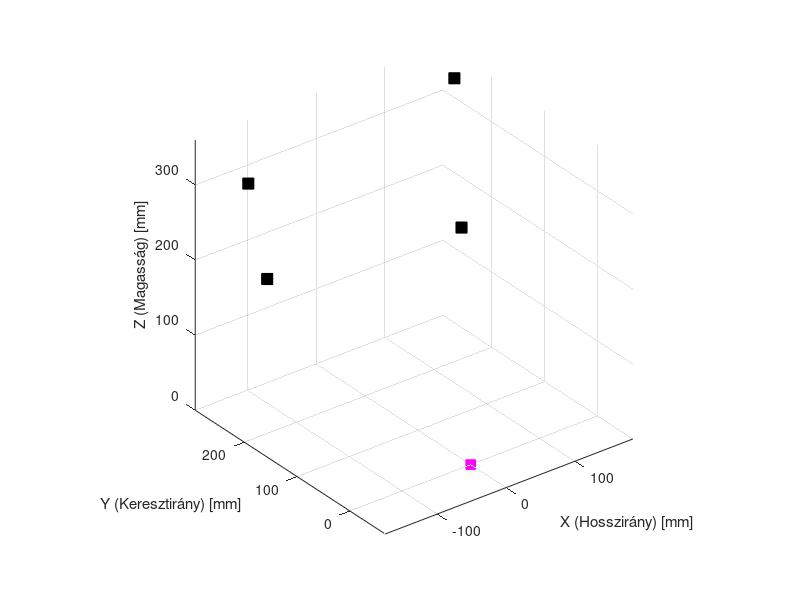

Recreate this plot in MATLAB. (Note: this script raises an error after producing the figure.)

function base_program_doubleAArm_front_left_configurable_v3()
    clc; clear; close all;

    % =========================================================================
    % 0. SZIMULÁCIÓS MÓD KIVÁLASZTÁSA
    % =========================================================================
    % 'travel'   -> Rugóút sweep (-30mm-től +30mm-ig), kormányközép rögzítve
    % 'steering' -> Kormányzás sweep (fogasléc Y mozgás), kerékmagasság rögzítve
    % =========================================================================
    sim_mode = 'travel'; 

    % =========================================================================
    % 1. PONTOK DEFINIÁLÁSA (Eredeti koordináták)
    % =========================================================================
    wheel_radius = 193; % Első kerék sugár (mm)
    
    points = struct('name', {}, 'pos', {}, 'fixed', {});

    % Fix vázoldali pontok (Chassis)
    points(1).name  = 'Front left upper arm fore';    points(1).pos = [148.070, 224.000, 360.000];  points(1).fixed = true;
    points(2).name  = 'Front left upper arm aft';     points(2).pos = [-151.596, 224.000, 325.000];  points(2).fixed = true;
    
    % Mozgó csonkállvány oldali pontok (Upright) - Felső Gömbfej
    points(3).name  = 'Front left upper arm upright'; points(3).pos = [-15.000, 555.000, 275.000];  points(3).fixed = false;
    
    % Fix vázoldali pontok (Chassis)
    points(4).name  = 'Front left lower arm fore';    points(4).pos = [160.000, 226.000, 156.000];  points(4).fixed = true;
    points(5).name  = 'Front left lower arm aft';     points(5).pos = [-122.598, 226.000, 186.806];  points(5).fixed = true;
    
    % Mozgó csonkállvány oldali pontok (Upright) - Alsó Gömbfej
    points(6).name  = 'Front left lower arm upright'; points(6).pos = [0.000, 586.760, 105.000];  points(6).fixed = false;
    
    % Kormányösszekötő pontok (Tie rod)
    points(7).name  = 'Front left tie rod chassis';   points(7).pos = [65.000, 244.000, 164.000];  points(7).fixed = true;
    points(8).name  = 'Front left tie rod upright';   points(8).pos = [76.000, 564.000, 150.000];  points(8).fixed = false;
    
    % Kerékközép (Wheel Center)
    points(9).name  = 'Front left wheel center';      points(9).pos = [0.000, 1220/2, 193.000];  points(9).fixed = false;

    points_orig = points;
    free_indices = [3, 6, 8, 9]; % Szabadon mozgó pontok indexei
    Z_ground_static = points_orig(9).pos(3) - wheel_radius; 

    Wheelbase = 1540; % Tengelytáv (mm)
    CG_height = 272;  % Súlypont magasság (mm)
    Brake_perc_front = -0.64; % Első fékerő arány (pl. 64%)
    Drive_perc_front = 0.0;  % Első hajtásarány (0 ha RWD, 1 ha FWD, 0.5 ha AWD)

    % =========================================================================
    % 2. KÉNYSZEREK DEFINIÁLÁSA
    % =========================================================================
    constraints = {};
    
    % Lengőkarok fizikai hossza
    constraints{end+1} = @(p) norm(p(3).pos - p(1).pos) - norm(points_orig(3).pos - points_orig(1).pos); 
    constraints{end+1} = @(p) norm(p(3).pos - p(2).pos) - norm(points_orig(3).pos - points_orig(2).pos); 
    constraints{end+1} = @(p) norm(p(6).pos - p(4).pos) - norm(points_orig(6).pos - points_orig(4).pos); 
    constraints{end+1} = @(p) norm(p(5).pos - p(4).pos) * 0; 
    constraints{end+1} = @(p) norm(p(6).pos - p(5).pos) - norm(points_orig(6).pos - points_orig(5).pos); 
    constraints{end+1} = @(p) norm(p(8).pos - p(7).pos) - norm(points_orig(8).pos - points_orig(7).pos); 

    % Csonkállvány belső merev kényszerei
    upright_pts = [3, 6, 8, 9];
    pairs = nchoosek(upright_pts, 2);
    for k = 1:size(pairs, 1)
        idx1 = pairs(k,1); idx2 = pairs(k,2);
        constraints{end+1} = @(p) norm(p(idx2).pos - p(idx1).pos) - norm(points_orig(idx2).pos - points_orig(idx1).pos);
    end

    % =========================================================================
    % 3. ÜZEMMÓD SPECIFIKUS BEÁLLÍTÁSOK
    % =========================================================================
    if strcmp(sim_mode, 'travel')
        sweep_range = -30 : 2 : 30;
        xlbl =  'Wheel Travel [mm]';
        title_suffix = ' (Wheel Travel sweep)';
    elseif strcmp(sim_mode, 'steering')
        sweep_range = -25 : 1 : 25; 
        xlbl = 'Fogasléc elmozdulás [mm]';
        title_suffix = ' (Kormányzás sweep)';
    else
        error('Hibás sim_mode!');
    end
    
    num_steps = length(sweep_range);
    zero_step = find(sweep_range == 0, 1);

    % =========================================================================
    % 4. ANIMÁCIÓS ABLAK ELŐKÉSZÍTÉSE
    % =========================================================================
    fig3d = figure('Name', ['3D Animáció' title_suffix], 'WindowState', 'maximized');
    ax3d = axes('Parent', fig3d); hold(ax3d, 'on'); grid(ax3d, 'on'); view(ax3d, 3); axis(ax3d, 'equal');
    xlabel(ax3d, 'X (Hosszirány) [mm]'); ylabel(ax3d, 'Y (Keresztirány) [mm]'); zlabel(ax3d, 'Z (Magasság) [mm]');

    % Statikus vázpontok kirajzolása
    chassis_idx = [1, 2, 4, 5];
    for cp = chassis_idx
        plot3(ax3d, points_orig(cp).pos(1), points_orig(cp).pos(2), points_orig(cp).pos(3), 'ks', 'MarkerFaceColor', 'k', 'MarkerSize', 8);
    end

    h_upper   = plot3(ax3d, [0 0 0], [0 0 0], [0 0 0], 'b-', 'LineWidth', 2.5);
    h_lower   = plot3(ax3d, [0 0 0], [0 0 0], [0 0 0], 'r-', 'LineWidth', 2.5);
    h_tierod  = plot3(ax3d, [0 0], [0 0], [0 0], 'm-', 'LineWidth', 2);
    h_rack_pt = plot3(ax3d, 0, 0, 0, 'ms', 'MarkerFaceColor', 'm', 'MarkerSize', 7);
    h_upright = plot3(ax3d, zeros(1,5), zeros(1,5), zeros(1,5), 'k-', 'LineWidth', 3);
    h_kp_line = plot3(ax3d, [0 0], [0 0], [0 0], 'c--', 'LineWidth', 1.5);
    h_wheel   = plot3(ax3d, zeros(1,21), zeros(1,21), zeros(1,21), 'g-', 'LineWidth', 3);

    % =========================================================================
    % 5. MEGOLDÓ CIKLUSOK (LSQNONLIN)
    % =========================================================================
    Results.Camber       = zeros(num_steps, 1);
    Results.Toe          = zeros(num_steps, 1);
    Results.RC_Z         = zeros(num_steps, 1);
    Results.HalfTrack    = zeros(num_steps, 1);
    Results.Caster       = zeros(num_steps, 1);
    Results.KPI          = zeros(num_steps, 1);
    Results.Scrub        = zeros(num_steps, 1);
    Results.Trail        = zeros(num_steps, 1);
    Results.LeverArm     = zeros(num_steps, 1); 
    Results.LeverArmAngle= zeros(num_steps, 1); % ÚJ: Szögtároló vektor
    Results.AntiDive     = zeros(num_steps, 1);
    Results.AntiSquat     = zeros(num_steps, 1);

    computed_positions = cell(num_steps, 1);
    options = optimoptions('lsqnonlin', 'Display', 'off', 'MaxIterations', 1000, 'FunctionTolerance', 1e-12);

    current_x = [];
    for i = free_indices, current_x = [current_x, points_orig(i).pos]; end

    % Pozitív sweep
    for step = zero_step : num_steps
        pts_base = points_orig;
        if strcmp(sim_mode, 'travel')
            target_z = points_orig(9).pos(3) + sweep_range(step);
        else
            target_z = points_orig(9).pos(3); 
            pts_base(7).pos(2) = points_orig(7).pos(2) + sweep_range(step); 
        end
        [current_x, ~] = lsqnonlin(@(x) compute_residuals(x, pts_base, constraints, free_indices, target_z), current_x, [], [], options);
        pts_step = pts_base; idx = 1;
        for i = free_indices, pts_step(i).pos = current_x(idx:idx+2); idx = idx + 3; end
        computed_positions{step} = pts_step;
    end

    % Negatív sweep
    current_x = [];
    for i = free_indices, current_x = [current_x, points_orig(i).pos]; end
    for step = zero_step-1 : -1 : 1
        pts_base = points_orig;
        if strcmp(sim_mode, 'travel')
            target_z = points_orig(9).pos(3) + sweep_range(step);
        else
            target_z = points_orig(9).pos(3);
            pts_base(7).pos(2) = points_orig(7).pos(2) + sweep_range(step); 
        end
        [current_x, ~] = lsqnonlin(@(x) compute_residuals(x, pts_base, constraints, free_indices, target_z), current_x, [], [], options);
        pts_step = pts_base; idx = 1;
        for i = free_indices, pts_step(i).pos = current_x(idx:idx+2); idx = idx + 3; end
        computed_positions{step} = pts_step;
    end

    % =========================================================================
    % 6. POST-PROCESSING ÉS ÚJ SZÖGSZÁMÍTÁS
    % =========================================================================
    A_static = zeros(3, 4);
    for ii = 1:4, A_static(:, ii) = points_orig(upright_pts(ii)).pos'; end
    muA = mean(A_static, 2); initial_normal = [0; 1; 0]; 

    for step = 1:num_steps
        pts_curr = computed_positions{step};
        WC = pts_curr(9).pos';
        
        B_curr = zeros(3, 4);
        for ii = 1:4, B_curr(:, ii) = pts_curr(upright_pts(ii)).pos'; end
        muB = mean(B_curr, 2); H = (A_static - muA) * (B_curr - muB)';
        [U, ~, V] = svd(H); R = V * U';
        if det(R) < 0, R = V * diag([1, 1, -1]) * U'; end
        unit_normal = R * initial_normal;
        
        Results.Camber(step) = -rad2deg(atan2(unit_normal(3), unit_normal(2)));
        Results.Toe(step)    = -rad2deg(atan2(unit_normal(1), unit_normal(2)));
        Results.HalfTrack(step) = WC(2) - points_orig(9).pos(2);
        
        u_kp = (pts_curr(3).pos - pts_curr(6).pos)'; u_kp = u_kp / norm(u_kp);
        if u_kp(3) < 0, u_kp = -u_kp; end 
        Results.Caster(step) = rad2deg(atan2(-u_kp(1), u_kp(3)));
        Results.KPI(step)    = rad2deg(atan2(-u_kp(2), u_kp(3)));
        
        t_ground = (Z_ground_static - pts_curr(6).pos(3)) / u_kp(3);
        P_ground = pts_curr(6).pos' + t_ground * u_kp;
        Results.Scrub(step) = WC(2) - P_ground(2);
        Results.Trail(step) = P_ground(1) - WC(1);
        
        % -----------------------------------------------------------------
        %  ÚJ GEOMETRIAI SZÁMÍTÁSOK: LEVER ARM VEKTOR ÉS JÁRMŰ SÍKJA
        % -----------------------------------------------------------------
        A_kp = pts_curr(6).pos; % Alsó KPI gömbfej
        B_kp = pts_curr(3).pos; % Felső KPI gömbfej
        P_tr = pts_curr(8).pos; % Kormányösszekötő gömbfej a csonkállványon
        
        v_line = B_kp - A_kp;   % Kingpin egyenes irányvektora
        w_vec  = P_tr - A_kp;   % Vektor az alsó pontból a kormánykar végébe
        
        % Merőleges vetítéssel megkeressük a valódi 3D-s kormánykar vektort
        proj_vec = (dot(w_vec, v_line) / dot(v_line, v_line)) * v_line;
        lever_arm_vec = w_vec - proj_vec; 
        
        % 1. Fizikai hossz (norma)
        Results.LeverArm(step) = norm(lever_arm_vec);
        
        % 2. Bezárt szög a hosszanti síkkal (X-Z sík, aminek a normálisa az Y:[0,1,0])
        % Képlet: szög = asind( Vektor_Y / Vektor_Norma )
        Results.LeverArmAngle(step) = asind(lever_arm_vec(2) / norm(lever_arm_vec));
        % -----------------------------------------------------------------

        % Roll Center
        v_u = pts_curr(2).pos - pts_curr(1).pos; t_u = dot(pts_curr(3).pos - pts_curr(1).pos, v_u) / dot(v_u, v_u); Pivot_u = pts_curr(1).pos + t_u * v_u;
        v_l = pts_curr(5).pos - pts_curr(4).pos; t_l = dot(pts_curr(6).pos - pts_curr(4).pos, v_l) / dot(v_l, v_l); Pivot_l = pts_curr(4).pos + t_l * v_l;
        Pu1 = Pivot_u(2:3); Pu2 = pts_curr(3).pos(2:3); Pl1 = Pivot_l(2:3); Pl2 = pts_curr(6).pos(2:3);
        mu_slope = (Pu2(2) - Pu1(2)) / (Pu2(1) - Pu1(1)); ml_slope = (Pl2(2) - Pl1(2)) / (Pl2(1) - Pl1(1));
        Y_ic = (Pl1(2) - Pu1(2) + mu_slope*Pu1(1) - ml_slope*Pl1(1)) / (mu_slope - ml_slope);
        m_rc = (Pu1(2) + mu_slope * (Y_ic - Pu1(1)) - Z_ground_static) / (Y_ic - WC(2));
        Results.RC_Z(step) = Z_ground_static - m_rc * WC(2);

        % Anti dive, anti squat
        % A Double A-Arm 5 db virtuális rudas modellként írható fel:
        links_chassis = [1, 2, 4, 5, 7];
        links_upright = [3, 3, 6, 6, 8];

        J_kin = zeros(5, 6);
        for i_link = 1:5
            p_chas = pts_curr(links_chassis(i_link)).pos; % 1x3 vektor
            p_up   = pts_curr(links_upright(i_link)).pos; % 1x3 vektor

            n_vec = p_up - p_chas;
            n_vec = n_vec / norm(n_vec);
            r_vec = p_up - WC'; % WC oszlopvektor (3x1), így WC' (1x3) kell

            J_kin(i_link, 1:3) = n_vec;
            J_kin(i_link, 4:6) = cross(r_vec, n_vec);
        end

        [~, ~, V_t] = svd(J_kin);
        twist_t = V_t(:, end); 
        v_travel = twist_t(1:3); 
        w_travel = twist_t(4:6);

        if abs(w_travel(2)) > 1e-6
            % SVSA Instant Center X és Z koordinátái a hosszanti síkban
            X_ic_side = WC(1) + (v_travel(3) / w_travel(2));
            Z_ic_side = WC(3) - (v_travel(1) / w_travel(2));

            % A kerék tapadási pontjától az IC-be mutató egyenes meredeksége
            tan_svsa = (Z_ic_side - Z_ground_static) / (X_ic_side - WC(1));

            % Alap kinematikai bólintás/emelkedés mutató (még szorozni kell a terheléselosztással)
            Results.AntiDive(step) = tan_svsa * (Wheelbase / CG_height) * 100;
            Results.AntiSquat(step) = tan_svsa * (Wheelbase / CG_height) * 100;
        else
            Results.AntiDive(step) = 0;
            Results.AntiSquat(step) = 0;
        end

        % Animáció frissítése
        set(h_upper, 'XData', [pts_curr(1).pos(1), pts_curr(3).pos(1), pts_curr(2).pos(1)], 'YData', [pts_curr(1).pos(2), pts_curr(3).pos(2), pts_curr(2).pos(2)], 'ZData', [pts_curr(1).pos(3), pts_curr(3).pos(3), pts_curr(2).pos(3)]);
        set(h_lower, 'XData', [pts_curr(4).pos(1), pts_curr(6).pos(1), pts_curr(5).pos(1)], 'YData', [pts_curr(4).pos(2), pts_curr(6).pos(2), pts_curr(5).pos(2)], 'ZData', [pts_curr(4).pos(3), pts_curr(6).pos(3), pts_curr(5).pos(3)]);
        set(h_tierod, 'XData', [pts_curr(7).pos(1), pts_curr(8).pos(1)], 'YData', [pts_curr(7).pos(2), pts_curr(8).pos(2)], 'ZData', [pts_curr(7).pos(3), pts_curr(8).pos(3)]);
        set(h_rack_pt, 'XData', pts_curr(7).pos(1), 'YData', pts_curr(7).pos(2), 'ZData', pts_curr(7).pos(3));
        set(h_upright, 'XData', [pts_curr(3).pos(1), pts_curr(6).pos(1), pts_curr(8).pos(1), pts_curr(9).pos(1), pts_curr(3).pos(1)], 'YData', [pts_curr(3).pos(2), pts_curr(6).pos(2), pts_curr(8).pos(2), pts_curr(9).pos(2), pts_curr(3).pos(2)], 'ZData', [pts_curr(3).pos(3), pts_curr(6).pos(3), pts_curr(8).pos(3), pts_curr(9).pos(3), pts_curr(3).pos(3)]);
        set(h_kp_line, 'XData', [pts_curr(3).pos(1), P_ground(1)], 'YData', [pts_curr(3).pos(2), P_ground(2)], 'ZData', [pts_curr(3).pos(3), P_ground(3)]);
        ang = linspace(0, 2*pi, 21); wheel_circ = zeros(3, 21);
        for a = 1:21, wheel_circ(:, a) = WC + R * [cos(ang(a))*wheel_radius; 0; sin(ang(a))*wheel_radius]; end
        set(h_wheel, 'XData', wheel_circ(1,:), 'YData', wheel_circ(2,:), 'ZData', wheel_circ(3,:));
        drawnow; pause(0.002);
    end

    % =========================================================================
    % 7. DIAGRAMOK PLOTOLÁSA
    % =========================================================================
    figure('Name', ['Alap Kinematika' title_suffix], 'WindowState', 'maximized');
    subplot(2,3,1); plot(sweep_range, Results.Camber, 'b', 'LineWidth', 2); grid on; title('Kerékdőlés'); xlabel(xlbl); ylabel('Kerékdőlés (deg)');
    subplot(2,3,2); plot(sweep_range, Results.Toe, 'r', 'LineWidth', 2); grid on; title('Kerékszög'); xlabel(xlbl); ylabel('Kerékszög (deg)');
    subplot(2,3,3); plot(sweep_range, Results.RC_Z, 'k', 'LineWidth', 2); grid on; title('Kinematic Roll Center Z'); xlabel(xlbl); ylabel('Height (mm)');
    subplot(2,3,4); plot(sweep_range, Results.HalfTrack, 'm', 'LineWidth', 2); grid on; title('Fél-nyomtáv változás'); xlabel(xlbl); ylabel('\Delta Y (mm)');
    subplot(2,3,5); plot(sweep_range, Results.AntiDive * Brake_perc_front, 'Color', [0.85 0.32 0.09], 'LineWidth', 2); grid on; title('Anti-Dive (%)'); xlabel(xlbl); ylabel('Anti-Dive (%)');
    subplot(2,3,6); plot(sweep_range, Results.AntiSquat * Drive_perc_front, 'Color', [0.47 0.67 0.19], 'LineWidth', 2); grid on; title('Anti-Squat (%)'); xlabel(xlbl); ylabel('Anti-Squat (%)');    

    figure('Name', ['Kormány Geometria' title_suffix], 'WindowState', 'maximized');
    subplot(2,2,1); plot(sweep_range, Results.Caster, 'g', 'LineWidth', 2); grid on; title('Csaphátradőlés'); xlabel(xlbl); ylabel('Csaphátradőlés (deg)');
    subplot(2,2,2); plot(sweep_range, Results.KPI, 'c', 'LineWidth', 2); grid on; title('Csapterpesztés'); xlabel(xlbl); ylabel('Csapterpesztés (deg)');
    subplot(2,2,3); plot(sweep_range, Results.Scrub, 'b', 'LineWidth', 2); grid on; title('Kormánylegördülési sugár'); xlabel(xlbl); ylabel('Kormánylegördülési sugár (mm)');
    subplot(2,2,4); plot(sweep_range, Results.Trail, 'r', 'LineWidth', 2); grid on; title('Mechanikai Utánfutás'); xlabel(xlbl); ylabel('Mechanikai Utánfutás (mm)');

    % --- FIGURE 4: KORMÁNYKAR GEOMETRIAI ADATAI (OSZTOTT) ---
    figure('Name', ['Kormánykar Komplett Analízis' title_suffix], 'WindowState', 'maximized');
    
    % 4/1: Kar hossza
    subplot(1,2,1);
    plot(sweep_range, Results.LeverArm, 'b-', 'LineWidth', 2.5); grid on;
    title('Kormánykar térbeli fizikai hossza'); xlabel(xlbl); ylabel('Karhossz [mm]');
    mean_lever = mean(Results.LeverArm);
    if max(Results.LeverArm) - min(Results.LeverArm) < 1e-3
        ylim([mean_lever - 15, mean_lever + 15]);
    end
    text(mean(sweep_range), mean_lever + 4, sprintf('Statikus hossz: %.2f mm', mean_lever), 'FontWeight', 'bold', 'Color', 'b', 'HorizontalAlignment', 'center');

    % 4/2: Kar szöge a hosszanti síkkal
    subplot(1,2,2);
    plot(sweep_range, Results.LeverArmAngle, 'r-', 'LineWidth', 2.5); grid on;
    title('Kormánykar szöge a hosszanti (X-Z) felezősíkkal'); xlabel(xlbl); ylabel('Bezárt szög [fok]');
    mean_angle = mean(Results.LeverArmAngle);
    
    % Statikus szög kiírása
    text(mean(sweep_range), mean_angle + (max(Results.LeverArmAngle)-min(Results.LeverArmAngle)+1)*0.2, ...
         sprintf('Statikus szög: %.2f°', Results.LeverArmAngle(zero_step)), 'FontWeight', 'bold', 'Color', 'r', 'HorizontalAlignment', 'center');
end

function residuals = compute_residuals(x_free, points_base, constraints, free_indices, target_z9)
    pts = points_base; k = 1;
    for idx = free_indices, pts(idx).pos = x_free(k : k+2); k = k + 3; end
    residuals = zeros(length(constraints) + 1, 1);
    for c = 1 : length(constraints), residuals(c) = constraints{c}(pts); end
    residuals(end) = pts(9).pos(3) - target_z9;
end
